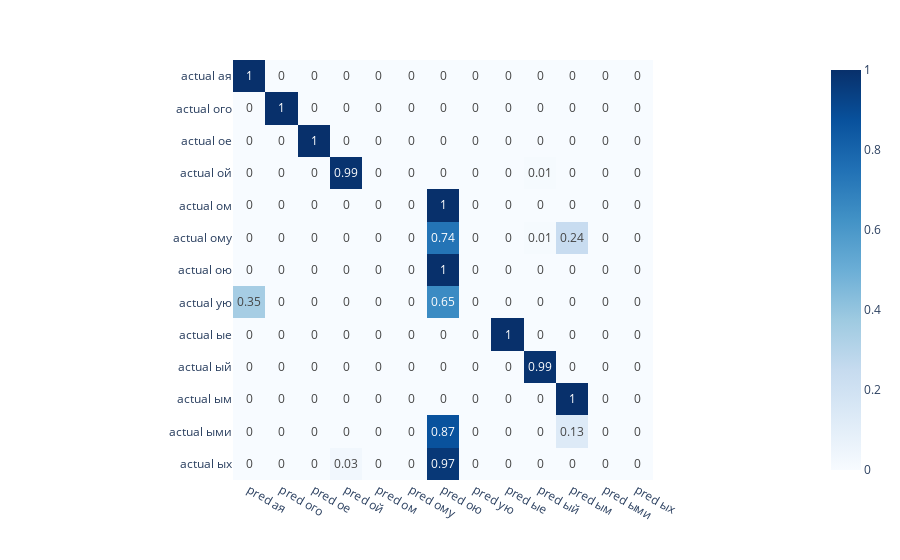

Notebook code cell kept with this figure:
### Code cell
from sklearn.metrics import confusion_matrix

cm = pd.DataFrame(
    confusion_matrix(y_true, y_pred,
                       normalize='true'
                     ).round(2),
    columns=[f'pred {ending_by_num[n]}' for n in sorted_nums],
    index=[f'actual {ending_by_num[n]}' for n in sorted_nums]
)

fig = px.imshow(cm, text_auto=True, color_continuous_scale='blues')
fig.show()

### Figure 1 — Plotly figure (JSON) as saved in the notebook; plotly's stock layout.template omitted (floating-point values rounded to 4 significant figures; data arrays with more than 128 entries replaced by an {"elided": "..."} marker saying what was removed)
{"data": [{"coloraxis": "coloraxis", "hovertemplate": "x: %{x}<br>y: %{y}<br>color: %{z}<extra></extra>", "name": "0", "texttemplate": "%{z}", "type": "heatmap", "x": ["pred ая", "pred ого", "pred ое", "pred ой", "pred ом", "pred ому", "pred ою", "pred ую", "pred ые", "pred ый", "pred ым", "pred ыми", "pred ых"], "xaxis": "x", "y": ["actual ая", "actual ого", "actual ое", "actual ой", "actual ом", "actual ому", "actual ою", "actual ую", "actual ые", "actual ый", "actual ым", "actual ыми", "actual ых"], "yaxis": "y", "z": {"elided": "13x13 float values"}}], "layout": {"coloraxis": {"colorscale": [[0, "rgb(247,251,255)"], [0.125, "rgb(222,235,247)"], [0.25, "rgb(198,219,239)"], [0.375, "rgb(158,202,225)"], [0.5, "rgb(107,174,214)"], [0.625, "rgb(66,146,198)"], [0.75, "rgb(33,113,181)"], [0.875, "rgb(8,81,156)"], [1, "rgb(8,48,107)"]]}, "margin": {"t": 60}, "xaxis": {"anchor": "y", "constrain": "domain", "domain": [0, 1], "scaleanchor": "y"}, "yaxis": {"anchor": "x", "autorange": "reversed", "constrain": "domain", "domain": [0, 1]}}}
